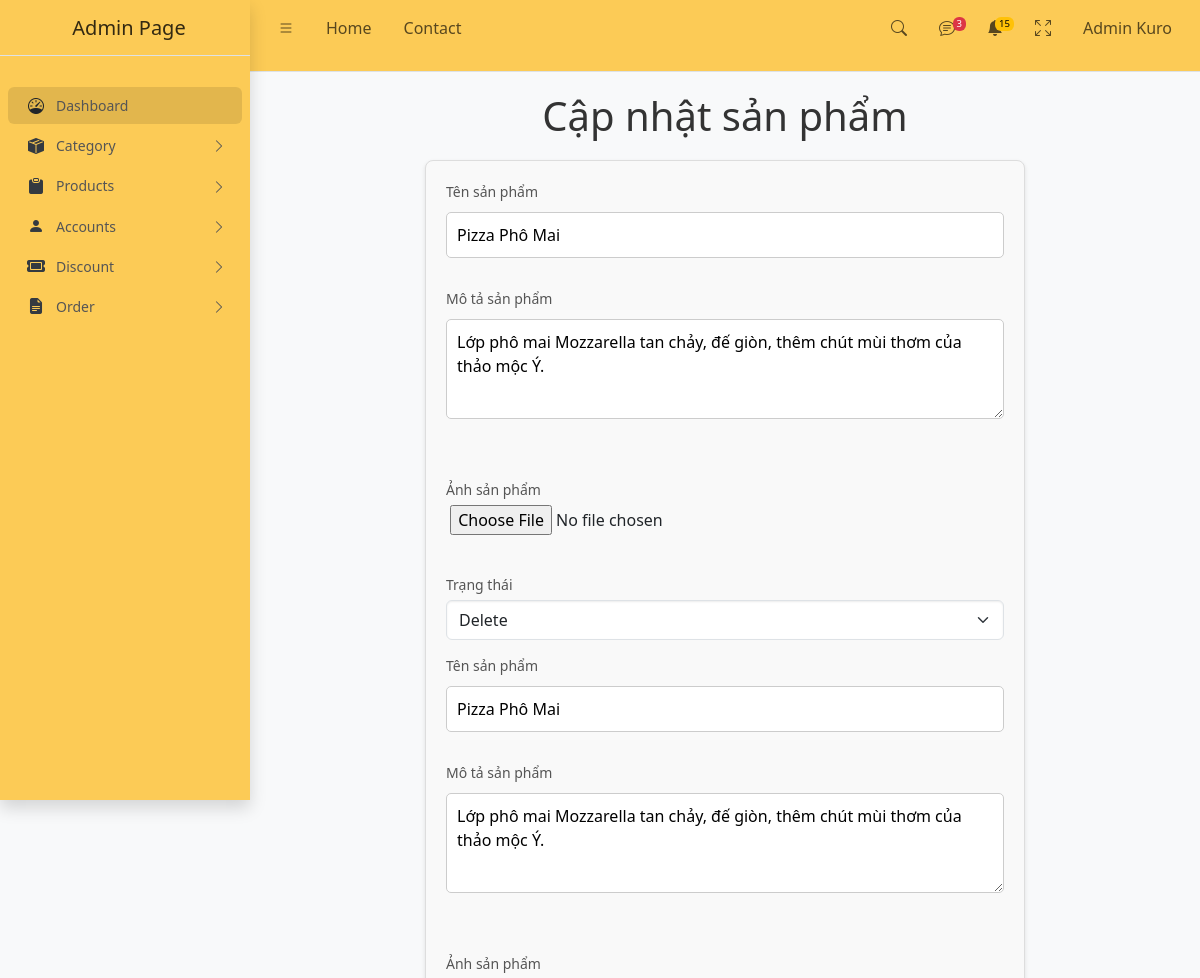
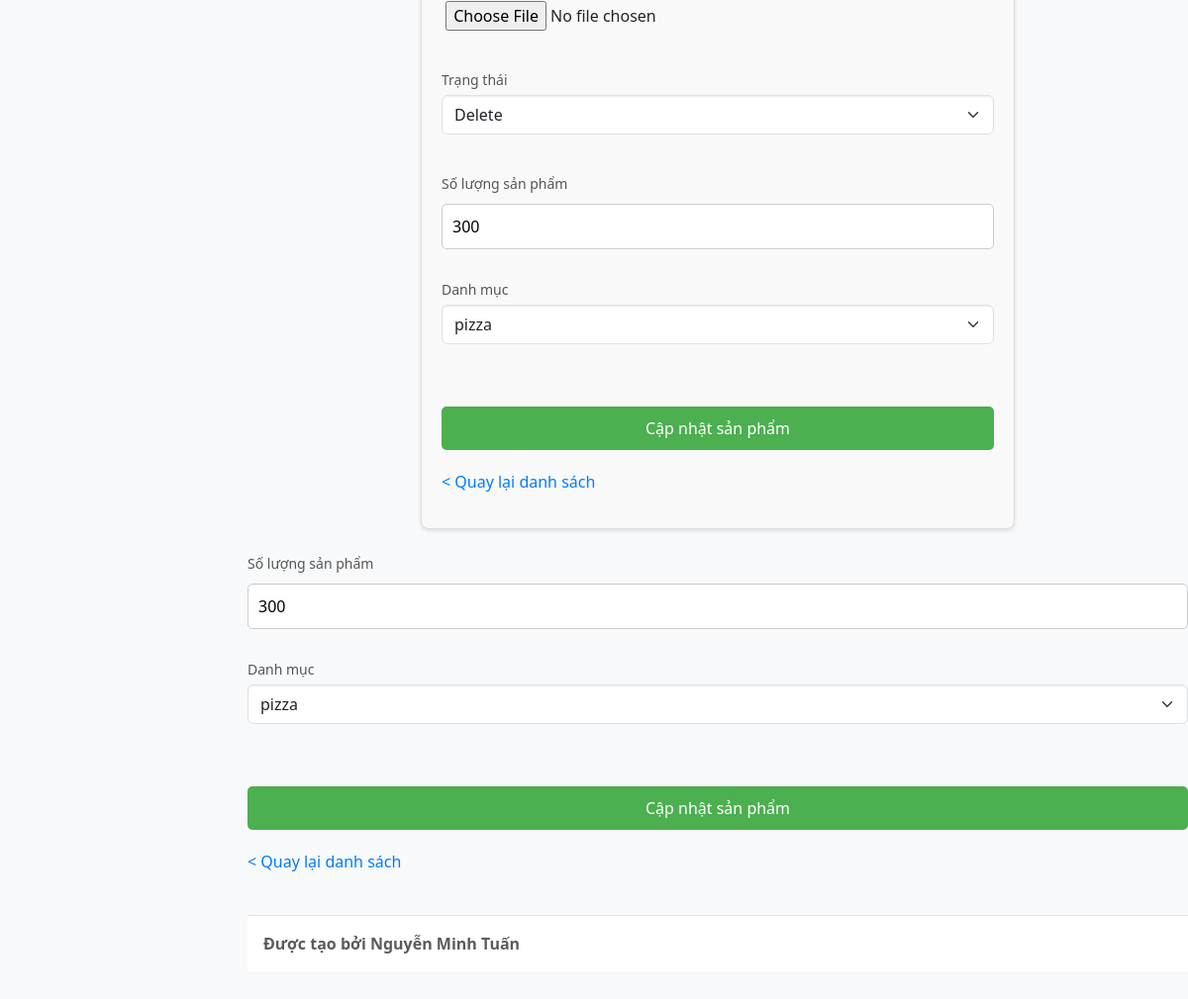
/index.php?act=editproduct&product_id=2 (signed in), run on an earlier commit of the app's database (2 pictures, top to bottom).
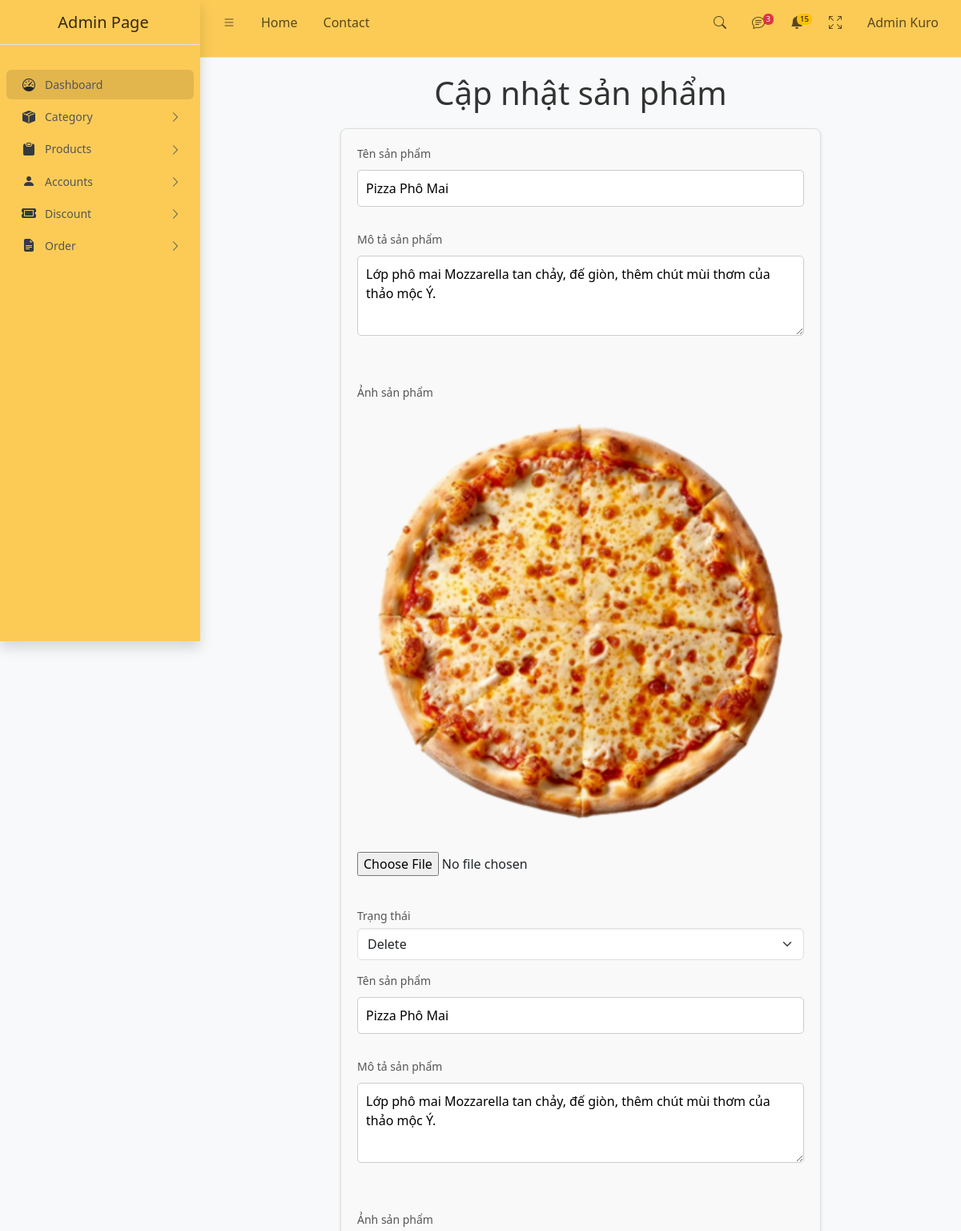
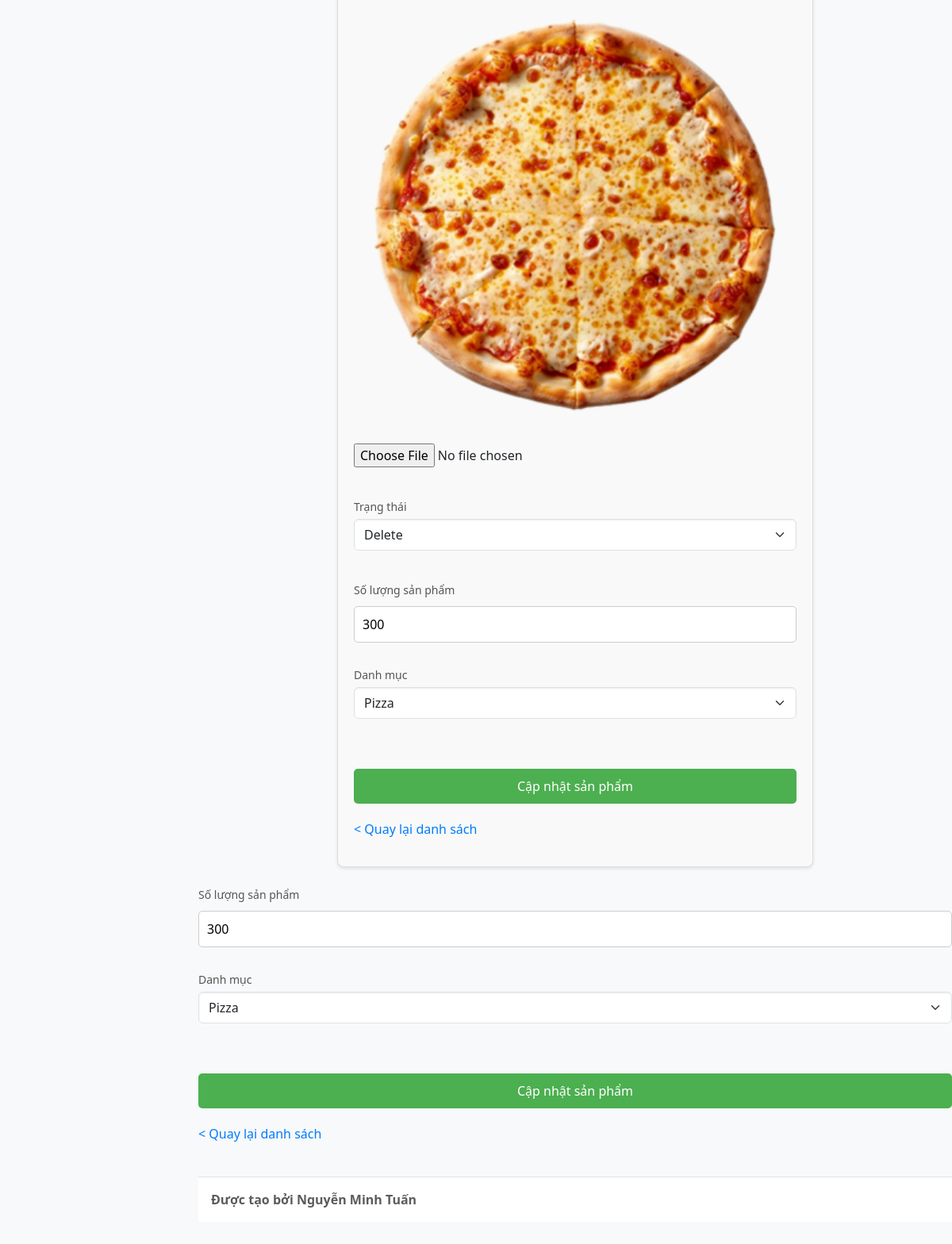
And on a later commit of the database (2 pictures, top to bottom).
### tables this page shows
CREATE TABLE `product` (
  `product_id` int NOT NULL,
  `product_name` varchar(256) NOT NULL,
  `description` text NOT NULL,
  `product_image` varchar(256) NOT NULL,
  `product_status` enum('available','unavailable','delete') NOT NULL,
  `product_totalQuantity` int NOT NULL,
  `category_id` int NOT NULL
);

CREATE TABLE `category` (
  `category_id` int NOT NULL,
  `category_name` varchar(256) NOT NULL
);

### config/conn.php (called while the page is built)
<?php
function connectDB()
{
    $host = "mysql:host=localhost;dbname=ktk;charset=utf8";
    $user = "root";
    $pass = "";
    try {
        $conn = new PDO($host, $user, $pass);
        return $conn;
    } catch (PDOException $e) {
        echo "lỗi kết nối " . $e->getMessage();
    }
}
function view($view, $data = [])
{
    extract($data);
    include_once "views/$view.php";
}
?>

### controller/admin/productController.php (called while the page is built, shortened)
<?php
class productController
{
    public function editProduct()
    {
        $category = (new category)->all();
        $product_id = $_GET['product_id'];
        $productModel = new Product();
        $product = $productModel->getProductById($product_id);
        view('admin/form-edit-product', ['product' => $product, 'category' => $category]);
    }
}

### index.php (called while the page is built, shortened)
<?php
require_once("config/conn.php");
require_once("model/admin/product.php");
require_once("model/admin/category.php");
require_once("controller/admin/productController.php");
$act = $_GET['act'] ?? '/';
match ($act) {
    '/' => (new dashboardController())->home(),
    'listproduct' => (new productController())->list(),
    'listcategory' => (new categoryController())->list(),
    'addproduct' => (new productController())->add(),
    'storeproduct' => (new productController())->storeProduct(),
    'deleteproduct' => (new productController())->deleteProduct(),
    'editproduct' => (new productController())->editProduct(),
    'updateproduct' => (new productController())->updateProduct(),
    'listcategory' => (new categoryController())->list(),
    'deletecategory' => (new categoryController())->deleteCategory(),
    'addcategory' => (new categoryController())->add(),
    'store-category' => (new categoryController())->storeCategory(),
    'editcategory' => (new categoryController())->editCategory(),
    'update-category' => (new categoryController())->updateCategory(),
    'administration' => (new dashboardController())->dashboard(),
    'home' => (new dashboardController())->home(),
    'login' => (new accController())->login(),
    'logout' => (new accController())->logout(),
    'forgotpass' => (new accController())->forgotPass(),
    'register' => (new accController())->login(),
    'listaccount' => (new accController())->listAccount(),
    'insertaccount' => (new accController())->insertAccount(),
    'deleteaccount' => (new accController())->deleteAccount($_GET['id']),
    'banAccount' => (new accController())->banAccount($_GET['id']),
    'unbanAccount' => (new accController())->unbanAccount($_GET['id']),
    'listdiscount' => (new DiscountController())->listDiscount(),
    'insertdiscount' => (new DiscountController())->insertdiscount(),
    'updatediscount' => (new DiscountController())->updatediscount($_GET['id']),
    'deletediscount' => (new DiscountController())->deletediscount($_GET['id']),
    default => print "Không có hành động nào được xử lý.",
};

### model/admin/product.php (called while the page is built, shortened)
<?php
class product
{
    public $conn = null;
    public function __construct()
    {
        $this->conn = connectDB();
    }
    public function getProductById($product_id)
    {
        $sql = "SELECT * FROM product WHERE product_id = :product_id";
        $stmt = $this->conn->prepare($sql);
        $stmt->bindParam(':product_id', $product_id, PDO::PARAM_INT);
        $stmt->execute();
        return $stmt->fetch(PDO::FETCH_ASSOC);
    }
}

### model/admin/category.php (called while the page is built, shortened)
<?php
class category
{
    public $conn = null;
    public function __construct()
    {
        $this->conn = connectDB();
    }
    public function all()
    {
        $sql = "SELECT * FROM category";
        $stmt = $this->conn->prepare($sql);
        $stmt->execute();
        $result = $stmt->fetchAll(PDO::FETCH_ASSOC);
        return $result;
    }
}

### views/admin/form-edit-product.php (the view, shortened to what the changed rows need)
<!DOCTYPE html>
<html lang="en">
<head>
    <?php require_once "component/admin/link.php" ?>
    <?php require_once "component/admin/link.php" ?>
</head>
<body class="layout-fixed sidebar-expand-lg bg-body-tertiary">
    <div class="app-wrapper">
        <main class="app-main">
            <div>
                <h1>Cập nhật sản phẩm</h1>
                <form action="?act=updateproduct" method="post" enctype="multipart/form-data" onsubmit="return validateProductForm()">
                    <div>
                        <p>Tên sản phẩm</p>
                        <input type="text" id="product_name" name="product_name" value="<?= $product['product_name']; ?>">
                    </div>
                    <div>
                        <p>Mô tả sản phẩm</p>
                        <textarea id="description" style="height: 100px" name="description"><?= $product['description']; ?></textarea>
                    </div>
                    <br>
                    <div>
                        <p>Ảnh sản phẩm</p>
                        <img src="assets/images/<?= $product['product_image'] ?>" alt="">
                        <input type="file" id="product_image" name="product_image">
                    </div>
                    <br>
                    <div>
                        <p>Trạng thái</p>
                        <select class="form-select" name="product_status">
                            <option value="Delete" <?= $product['product_status'] == 'available' ? 'selected' : ''; ?>>Delete</option>
                            <body class="layout-fixed sidebar-expand-lg bg-body-tertiary">
                                <div class="app-wrapper">
                                    <main class="app-main">
                                        <div>
                                            <form action="?act=updateproduct" method="post" enctype="multipart/form-data" onsubmit="return validateProductForm()">
                                                <div>
                                                    <p>Tên sản phẩm</p>
                                                    <input type="text" id="product_name" name="product_name" value="<?= $product['product_name']; ?>">
                                                </div>
                                                <div>
                                                    <p>Mô tả sản phẩm</p>
                                                    <textarea id="description" style="height: 100px" name="description"><?= $product['description']; ?></textarea>
                                                </div>
                                                <br>
                                                <div>
                                                    <p>Ảnh sản phẩm</p>
                                                    <img src="assets/images/<?= $product['product_image'] ?>" alt="">
                                                    <input type="file" id="product_image" name="product_image">
                                                </div>
                                                <br>
                                                <div>
                                                    <p>Trạng thái</p>
                                                    <select class="form-select" name="product_status">
                                                        <option value="Delete" <?= $product['product_status'] == 'available' ? 'selected' : ''; ?>>Delete</option>
                                                    </select>
                                                </div>
                                                <br>
                                                <div>
                                                    <p>Số lượng sản phẩm</p>
                                                    <input type="number" id="product_totalQuantity" name="product_totalQuantity" min="1" value="<?= $product['product_totalQuantity']; ?>">
                                                </div>
                                                <div>
                                                    <p>Danh mục</p>
                                                    <select class="form-select" name="category_id">
                                                        <?php foreach ($category as $categorys) : ?>
                                                            <option value="<?= $categorys["category_id"]  ?>" <?= ($categorys["category_id"] == $product["category_id"]) ? 'selected' : '' ?>>
                                                                <?= $categorys["category_name"]  ?>
                                                            </option>
                                                        <?php endforeach ?>
                                                    </select>
                                                </div>
                                                <br>
                                                <br>
                                            </form>
                        </select>
                    </div>
                    <br>
                    <div>
                        <p>Số lượng sản phẩm</p>
                        <input type="number" id="product_totalQuantity" name="product_totalQuantity" min="1" value="<?= $product['product_totalQuantity']; ?>">
                    </div>
                    <div>
                        <p>Danh mục</p>
                        <select class="form-select" name="category_id">
                            <?php foreach ($category as $categorys) : ?>
                                <option value="<?= $categorys["category_id"]  ?>" <?= ($categorys["category_id"] == $product["category_id"]) ? 'selected' : '' ?>>
                                    <?= $categorys["category_name"]  ?>
                                </option>
                            <?php endforeach ?>
                        </select>
                    </div>
                    <br>
                    <br>
                </form>
            </div>
        </main>
    </div>
</body>
</html>

What changed in the data, as far as the page shows it:
changed product "Pizza Phô Mai": product_image: picture added; category_id "pizza" → "Pizza"
